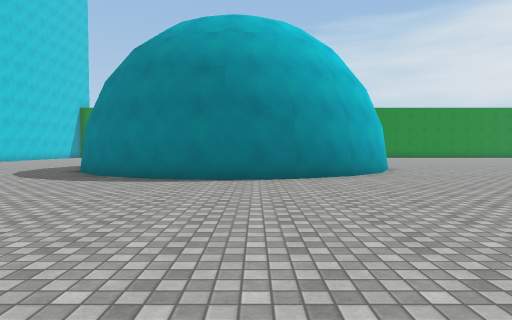
view 1 (above)

24 first-person views from a walk through a scene from a Unity 3-D project. The camera is 1.3 m above the floor, tilts 2° down and sees 75° across. The floor is counted in squares, 2 m on a side. Each view is taken from the middle of a square. On the plan, view 1 faces up. The plan holds only what a view shows up to about 10 squares ahead; the rest is blank. The place goes on beyond the plan. Surface patterns are stand-ins for the level's own textures.

view 2
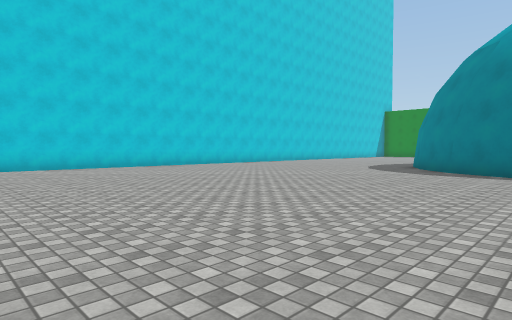

view 3
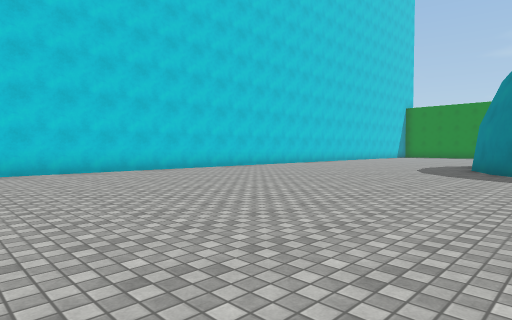

view 4
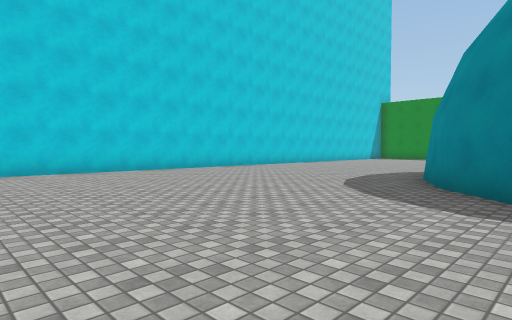

view 5
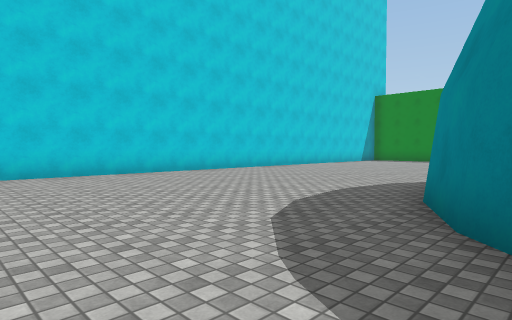

view 6
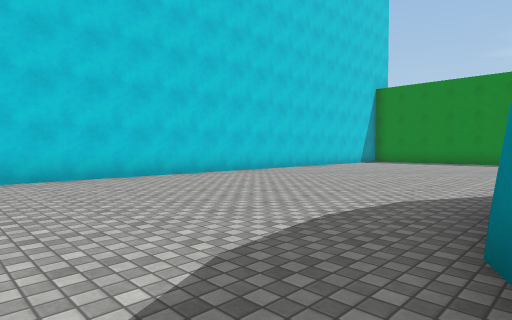

view 7
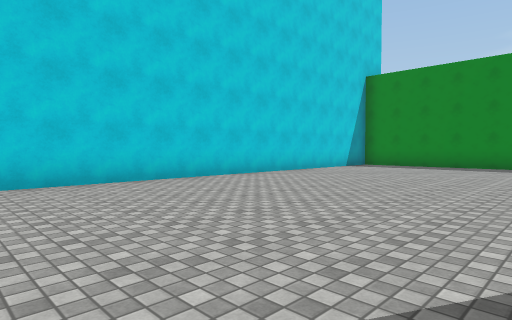

view 8
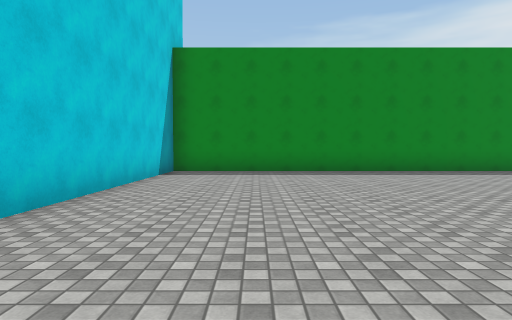

view 9
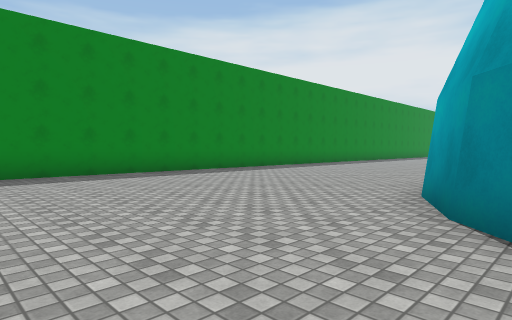

view 10
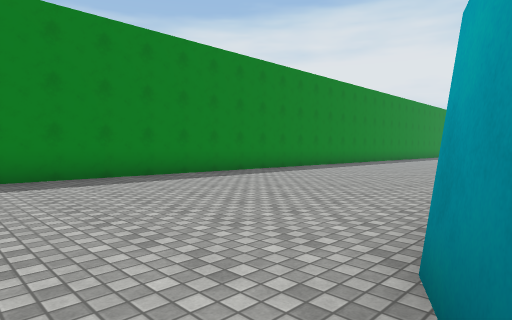

view 11
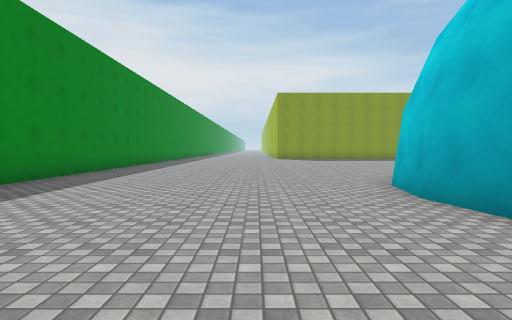

view 12
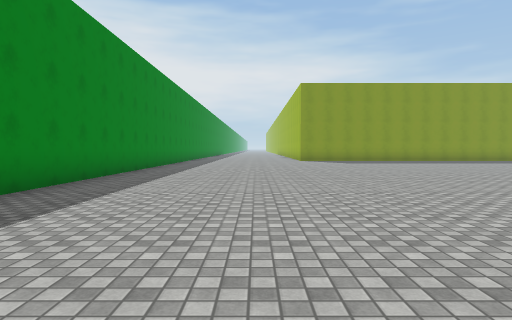

view 13
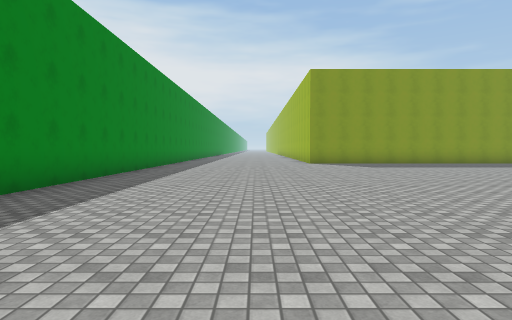

view 14
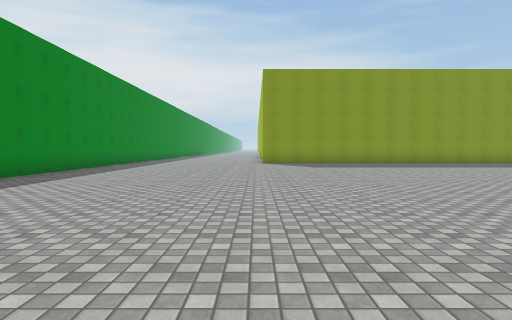

view 15
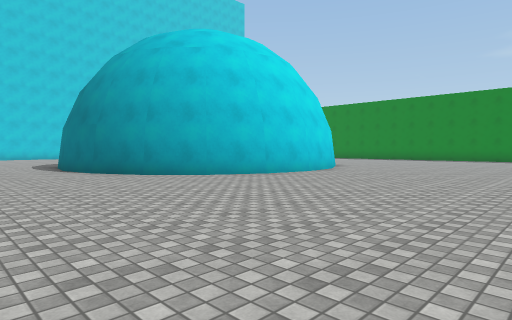

view 16
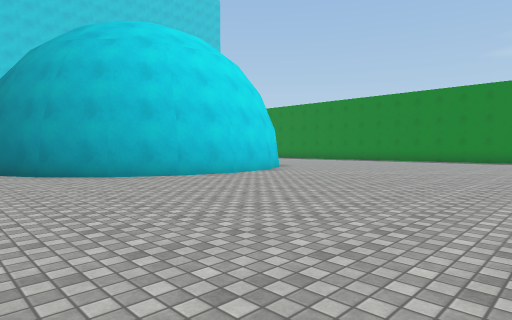

view 17
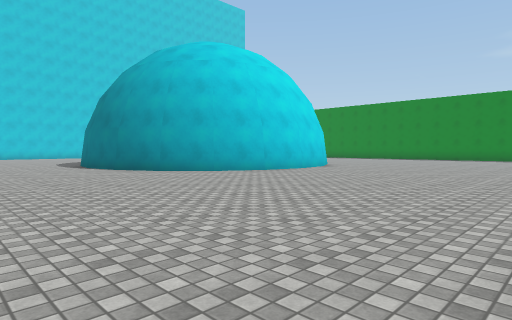

view 18
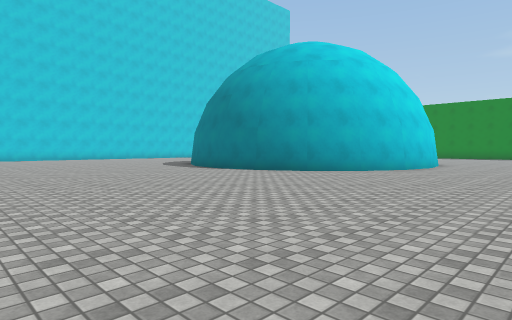

view 19
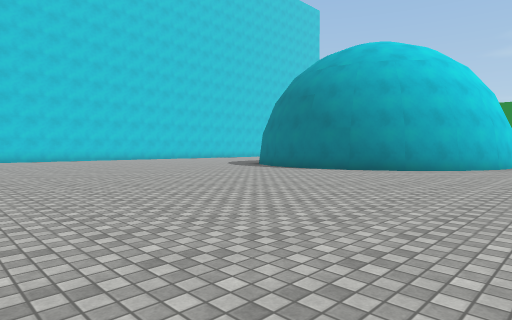

view 20
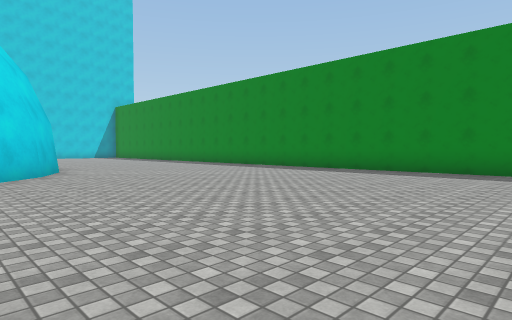

view 21
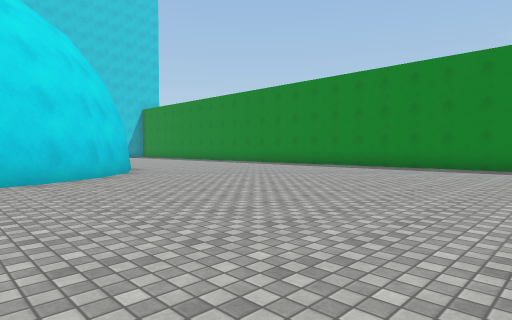

view 22
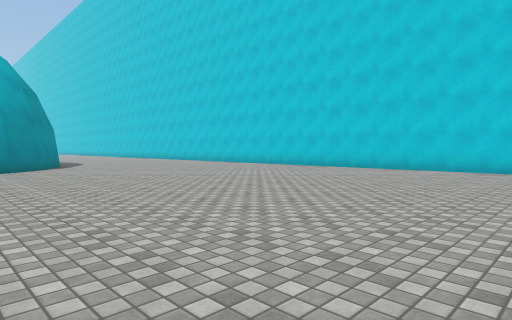

view 23
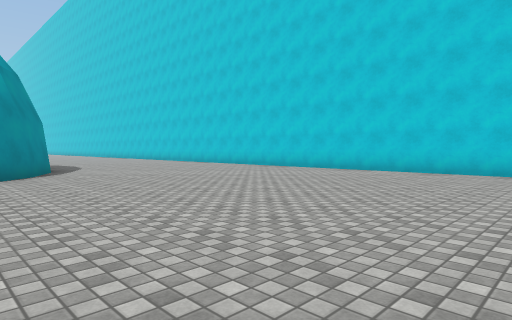

view 24
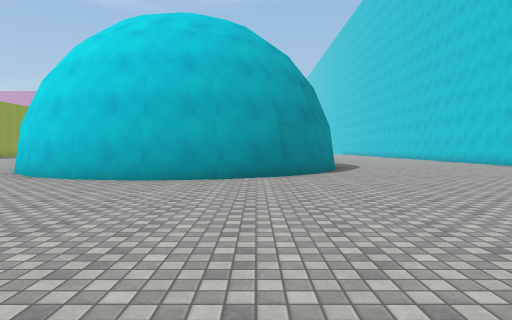

### Floor plan
Points are (right, up) in squares from view 1. A wall is a line through its corners. A room is listed if a view was taken in it or the views show most of it. See-through windows are left out.
Room 1 (views 1, 2, 3, 4, 5, 6, 7, 8, 9, 10, 11, 12, 13, 14, 15, 16, 17, 18, 19, 20, 21, 22, 23, 24)
walls: (-4.1, 15.3) (-3.5, 15.9) (-2.2, 16.6); (-2, 16.5) (-0.6, 16.8) (0.8, 16.6) (2.3, 15.8) (3.3, 14.7) (4, 13.3) (4.3, 11.9) (4, 10.3) (3.3, 8.9) (2.3, 7.9) (0.9, 7.2) (-0.7, 6.9) (-2.1, 7.2) (-3.7, 7.9) (-4.7, 8.9) (-5.3, 10.2) (-5.6, 11.9); (-5.4, -9.3) (-4.6, -7.8) (-3.7, -6.8) (-2.1, -6) (-0.7, -5.8) (0.9, -6) (2.3, -6.8) (3.4, -7.8); (11, 23.5) (-12.4, 23.5) (-12.4, -3.9)

Where each view was taken, in squares from view 1:
view 1: 0 up, 0 right, facing up
view 2: 2 down, 1 left, facing up-left
view 3: 1 down, 3 left, facing up-left
view 4: 3 up, 3 left, facing up-left
view 5: 6 up, 4 left, facing up-left
view 6: 8 up, 5 left, facing up-left
view 7: 11 up, 6 left, facing up-left
view 8: 14 up, 10 left, facing up
view 9: 15 up, 7 left, facing up-right
view 10: 16 up, 4 left, facing up-right
view 11: 19 up, 5 left, facing right
view 12: 20 up, 2 left, facing right
view 13: 20 up, 1 right, facing right
view 14: 18 up, 1 right, facing right
view 15: 4 up, 10 right, facing up-left
view 16: 6 up, 11 right, facing up-left
view 17: 3 up, 11 right, facing up-left
view 18: 0 up, 8 right, facing up-left
view 19: 2 down, 6 right, facing up-left
view 20: 14 up, 11 right, facing up-left
view 21: 12 up, 11 right, facing up-left
view 22: 4 up, 2 left, facing down-left
view 23: 1 up, 3 left, facing down-left
view 24: 1 up, 3 left, facing down
